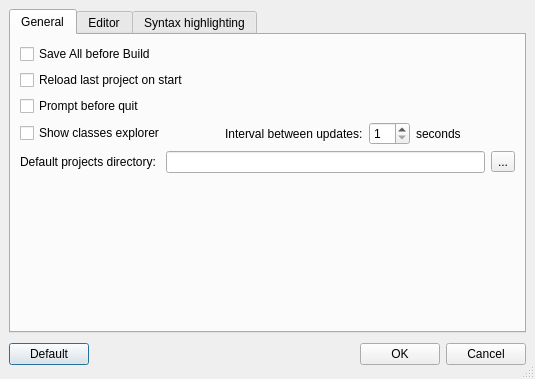
<ui version="4.0" >
 <class>Options</class>
 <widget class="QDialog" name="Options" >
  <property name="geometry" >
   <rect>
    <x>0</x>
    <y>0</y>
    <width>535</width>
    <height>379</height>
   </rect>
  </property>
  <property name="windowTitle" >
   <string>Options</string>
  </property>
  <property name="windowIcon" >
   <iconset resource="../resources/resources.qrc" >:/divers/images/logo.png</iconset>
  </property>
  <property name="sizeGripEnabled" >
   <bool>true</bool>
  </property>
  <layout class="QGridLayout" >
   <property name="margin" >
    <number>9</number>
   </property>
   <property name="spacing" >
    <number>6</number>
   </property>
   <item row="0" column="0" >
    <widget class="QTabWidget" name="tabWidget" >
     <property name="currentIndex" >
      <number>0</number>
     </property>
     <widget class="QWidget" name="tabGeneral" >
      <attribute name="title" >
       <string>General</string>
      </attribute>
      <layout class="QGridLayout" >
       <property name="margin" >
        <number>9</number>
       </property>
       <property name="spacing" >
        <number>6</number>
       </property>
       <item row="0" column="0" >
        <layout class="QVBoxLayout" >
         <property name="margin" >
          <number>0</number>
         </property>
         <property name="spacing" >
          <number>6</number>
         </property>
         <item>
          <widget class="QCheckBox" name="saveAll" >
           <property name="text" >
            <string>Save All before Build</string>
           </property>
           <property name="checked" >
            <bool>false</bool>
           </property>
          </widget>
         </item>
         <item>
          <widget class="QCheckBox" name="restore" >
           <property name="text" >
            <string>Reload last project on start</string>
           </property>
           <property name="checked" >
            <bool>false</bool>
           </property>
          </widget>
         </item>
         <item>
          <widget class="QCheckBox" name="promptBeforeQuit" >
           <property name="text" >
            <string>Prompt before quit</string>
           </property>
          </widget>
         </item>
         <item>
          <layout class="QHBoxLayout" >
           <property name="margin" >
            <number>0</number>
           </property>
           <property name="spacing" >
            <number>6</number>
           </property>
           <item>
            <widget class="QCheckBox" name="showTreeClasses" >
             <property name="text" >
              <string>Show classes explorer</string>
             </property>
            </widget>
           </item>
           <item>
            <spacer>
             <property name="orientation" >
              <enum>Qt::Horizontal</enum>
             </property>
             <property name="sizeHint" >
              <size>
               <width>40</width>
               <height>20</height>
              </size>
             </property>
            </spacer>
           </item>
           <item>
            <widget class="QLabel" name="label_13" >
             <property name="text" >
              <string>Interval between updates:</string>
             </property>
            </widget>
           </item>
           <item>
            <widget class="QSpinBox" name="interval" >
             <property name="minimum" >
              <number>1</number>
             </property>
            </widget>
           </item>
           <item>
            <widget class="QLabel" name="label_14" >
             <property name="text" >
              <string>seconds</string>
             </property>
            </widget>
           </item>
           <item>
            <spacer>
             <property name="orientation" >
              <enum>Qt::Horizontal</enum>
             </property>
             <property name="sizeHint" >
              <size>
               <width>40</width>
               <height>20</height>
              </size>
             </property>
            </spacer>
           </item>
          </layout>
         </item>
         <item>
          <layout class="QHBoxLayout" >
           <property name="margin" >
            <number>0</number>
           </property>
           <property name="spacing" >
            <number>6</number>
           </property>
           <item>
            <widget class="QLabel" name="label_12" >
             <property name="text" >
              <string>Default projects directory: </string>
             </property>
            </widget>
           </item>
           <item>
            <widget class="QLineEdit" name="projectsDirectory" />
           </item>
           <item>
            <widget class="QToolButton" name="chooseProjectsDirectory" >
             <property name="text" >
              <string>...</string>
             </property>
            </widget>
           </item>
          </layout>
         </item>
         <item>
          <spacer>
           <property name="orientation" >
            <enum>Qt::Vertical</enum>
           </property>
           <property name="sizeHint" >
            <size>
             <width>20</width>
             <height>40</height>
            </size>
           </property>
          </spacer>
         </item>
        </layout>
       </item>
      </layout>
     </widget>
     <widget class="QWidget" name="tabEditeur" >
      <attribute name="title" >
       <string>Editor</string>
      </attribute>
      <layout class="QVBoxLayout" >
       <property name="margin" >
        <number>9</number>
       </property>
       <property name="spacing" >
        <number>6</number>
       </property>
       <item>
        <layout class="QHBoxLayout" >
         <property name="margin" >
          <number>0</number>
         </property>
         <property name="spacing" >
          <number>6</number>
         </property>
         <item>
          <layout class="QVBoxLayout" >
           <property name="margin" >
            <number>0</number>
           </property>
           <property name="spacing" >
            <number>6</number>
           </property>
           <item>
            <widget class="QLabel" name="label_11" >
             <property name="text" >
              <string>Font:</string>
             </property>
            </widget>
           </item>
           <item>
            <widget class="QLabel" name="label_2" >
             <property name="text" >
              <string>End of line</string>
             </property>
            </widget>
           </item>
           <item>
            <widget class="QLabel" name="label_3" >
             <property name="text" >
              <string>Tab size</string>
             </property>
            </widget>
           </item>
           <item>
            <widget class="QCheckBox" name="groupHighlightCurrentLine" >
             <property name="text" >
              <string>Current line background</string>
             </property>
            </widget>
           </item>
           <item>
            <widget class="QLabel" name="label" >
             <property name="text" >
              <string>Text background</string>
             </property>
            </widget>
           </item>
          </layout>
         </item>
         <item>
          <layout class="QVBoxLayout" >
           <property name="margin" >
            <number>0</number>
           </property>
           <property name="spacing" >
            <number>6</number>
           </property>
           <item>
            <layout class="QHBoxLayout" >
             <property name="margin" >
              <number>0</number>
             </property>
             <property name="spacing" >
              <number>6</number>
             </property>
             <item>
              <widget class="QComboBox" name="comboFont" />
             </item>
             <item>
              <widget class="QSpinBox" name="fontSize" >
               <property name="sizePolicy" >
                <sizepolicy>
                 <hsizetype>4</hsizetype>
                 <vsizetype>0</vsizetype>
                 <horstretch>0</horstretch>
                 <verstretch>0</verstretch>
                </sizepolicy>
               </property>
              </widget>
             </item>
            </layout>
           </item>
           <item>
            <widget class="QComboBox" name="endLine" >
             <item>
              <property name="text" >
               <string>Default</string>
              </property>
             </item>
             <item>
              <property name="text" >
               <string>Unix</string>
              </property>
             </item>
             <item>
              <property name="text" >
               <string>Dos/Windows</string>
              </property>
             </item>
            </widget>
           </item>
           <item>
            <layout class="QHBoxLayout" >
             <property name="margin" >
              <number>0</number>
             </property>
             <property name="spacing" >
              <number>6</number>
             </property>
             <item>
              <widget class="QSpinBox" name="tabStopWidth" />
             </item>
             <item>
              <widget class="QCheckBox" name="tabSpaces" >
               <property name="text" >
                <string>Replace Tab by spaces</string>
               </property>
              </widget>
             </item>
            </layout>
           </item>
           <item>
            <layout class="QHBoxLayout" >
             <property name="margin" >
              <number>0</number>
             </property>
             <property name="spacing" >
              <number>6</number>
             </property>
             <item>
              <widget class="QToolButton" name="lineColor" >
               <property name="text" >
                <string>...</string>
               </property>
              </widget>
             </item>
             <item>
              <spacer>
               <property name="orientation" >
                <enum>Qt::Horizontal</enum>
               </property>
               <property name="sizeHint" >
                <size>
                 <width>40</width>
                 <height>20</height>
                </size>
               </property>
              </spacer>
             </item>
            </layout>
           </item>
           <item>
            <layout class="QHBoxLayout" >
             <property name="margin" >
              <number>0</number>
             </property>
             <property name="spacing" >
              <number>6</number>
             </property>
             <item>
              <widget class="QToolButton" name="background" >
               <property name="text" >
                <string>...</string>
               </property>
              </widget>
             </item>
             <item>
              <spacer>
               <property name="orientation" >
                <enum>Qt::Horizontal</enum>
               </property>
               <property name="sizeHint" >
                <size>
                 <width>40</width>
                 <height>20</height>
                </size>
               </property>
              </spacer>
             </item>
            </layout>
           </item>
          </layout>
         </item>
        </layout>
       </item>
       <item>
        <widget class="QGroupBox" name="groupBox_6" >
         <property name="title" >
          <string>options</string>
         </property>
         <layout class="QGridLayout" >
          <property name="margin" >
           <number>9</number>
          </property>
          <property name="spacing" >
           <number>6</number>
          </property>
          <item row="0" column="0" >
           <widget class="QCheckBox" name="numbers" >
            <property name="text" >
             <string>Line numbers</string>
            </property>
           </widget>
          </item>
          <item row="2" column="1" >
           <widget class="QCheckBox" name="highlight" >
            <property name="text" >
             <string>Syntax highlighting</string>
            </property>
            <property name="checked" >
             <bool>false</bool>
            </property>
           </widget>
          </item>
          <item row="1" column="1" >
           <widget class="QCheckBox" name="brackets" >
            <property name="text" >
             <string>Auto-Brackets</string>
            </property>
           </widget>
          </item>
          <item row="1" column="0" >
           <widget class="QCheckBox" name="selectionBorder" >
            <property name="text" >
             <string>Selection border</string>
            </property>
           </widget>
          </item>
          <item row="2" column="0" >
           <widget class="QCheckBox" name="completion" >
            <property name="text" >
             <string>Complete Code</string>
            </property>
           </widget>
          </item>
          <item row="0" column="1" >
           <widget class="QCheckBox" name="indent" >
            <property name="text" >
             <string>Autoindent</string>
            </property>
           </widget>
          </item>
         </layout>
        </widget>
       </item>
       <item>
        <spacer>
         <property name="orientation" >
          <enum>Qt::Vertical</enum>
         </property>
         <property name="sizeHint" >
          <size>
           <width>20</width>
           <height>40</height>
          </size>
         </property>
        </spacer>
       </item>
      </layout>
     </widget>
     <widget class="QWidget" name="tab" >
      <attribute name="title" >
       <string>Syntax highlighting</string>
      </attribute>
      <layout class="QGridLayout" >
       <property name="margin" >
        <number>9</number>
       </property>
       <property name="spacing" >
        <number>6</number>
       </property>
       <item row="1" column="1" >
        <spacer>
         <property name="orientation" >
          <enum>Qt::Vertical</enum>
         </property>
         <property name="sizeHint" >
          <size>
           <width>20</width>
           <height>40</height>
          </size>
         </property>
        </spacer>
       </item>
       <item row="0" column="1" >
        <layout class="QHBoxLayout" >
         <property name="margin" >
          <number>0</number>
         </property>
         <property name="spacing" >
          <number>6</number>
         </property>
         <item>
          <layout class="QVBoxLayout" >
           <property name="margin" >
            <number>0</number>
           </property>
           <property name="spacing" >
            <number>6</number>
           </property>
           <item>
            <widget class="QLabel" name="label_9" >
             <property name="text" >
              <string>Function/method names :</string>
             </property>
            </widget>
           </item>
           <item>
            <widget class="QLabel" name="label_4" >
             <property name="text" >
              <string>Preprocessor :</string>
             </property>
            </widget>
           </item>
           <item>
            <widget class="QLabel" name="label_6" >
             <property name="text" >
              <string>Qt words :</string>
             </property>
            </widget>
           </item>
           <item>
            <widget class="QLabel" name="label_10" >
             <property name="text" >
              <string>Keywords :</string>
             </property>
            </widget>
           </item>
           <item>
            <widget class="QLabel" name="label_5" >
             <property name="text" >
              <string>Single comments :</string>
             </property>
            </widget>
           </item>
           <item>
            <widget class="QLabel" name="label_7" >
             <property name="text" >
              <string>Multiline comments :</string>
             </property>
            </widget>
           </item>
           <item>
            <widget class="QLabel" name="label_8" >
             <property name="text" >
              <string>Quotation strings :</string>
             </property>
            </widget>
           </item>
          </layout>
         </item>
         <item>
          <layout class="QVBoxLayout" >
           <property name="margin" >
            <number>0</number>
           </property>
           <property name="spacing" >
            <number>6</number>
           </property>
           <item>
            <widget class="QToolButton" name="methods" >
             <property name="text" >
              <string>...</string>
             </property>
            </widget>
           </item>
           <item>
            <widget class="QToolButton" name="preprocessor" >
             <property name="text" >
              <string>...</string>
             </property>
            </widget>
           </item>
           <item>
            <widget class="QToolButton" name="qtWords" >
             <property name="text" >
              <string>...</string>
             </property>
            </widget>
           </item>
           <item>
            <widget class="QToolButton" name="keywords" >
             <property name="text" >
              <string>...</string>
             </property>
            </widget>
           </item>
           <item>
            <widget class="QToolButton" name="singleComment" >
             <property name="text" >
              <string>...</string>
             </property>
            </widget>
           </item>
           <item>
            <widget class="QToolButton" name="multilinesComment" >
             <property name="text" >
              <string>...</string>
             </property>
            </widget>
           </item>
           <item>
            <widget class="QToolButton" name="quotation" >
             <property name="text" >
              <string>...</string>
             </property>
            </widget>
           </item>
          </layout>
         </item>
        </layout>
       </item>
       <item rowspan="2" row="0" column="0" >
        <widget class="QTextEdit" name="textEdit" >
         <property name="font" >
          <font>
           <family>MS Shell Dlg 2</family>
           <pointsize>9</pointsize>
           <weight>50</weight>
           <italic>false</italic>
           <bold>false</bold>
           <underline>false</underline>
           <strikeout>false</strikeout>
          </font>
         </property>
         <property name="lineWrapMode" >
          <enum>QTextEdit::NoWrap</enum>
         </property>
         <property name="readOnly" >
          <bool>true</bool>
         </property>
         <property name="html" >
          <string>&lt;html>&lt;head>&lt;meta name="qrichtext" content="1" />&lt;style type="text/css">
p, li { white-space: pre-wrap; }
&lt;/style>&lt;/head>&lt;body style=" font-family:'MS Shell Dlg 2'; font-size:9pt; font-weight:400; font-style:normal; text-decoration:none;">
&lt;p style=" margin-top:0px; margin-bottom:0px; margin-left:0px; margin-right:0px; -qt-block-indent:0; text-indent:0px; font-family:'MS'; font-size:8pt;">&lt;span style=" font-size:10pt;">/*&lt;/span>&lt;/p>
&lt;p style=" margin-top:0px; margin-bottom:0px; margin-left:0px; margin-right:0px; -qt-block-indent:0; text-indent:0px; font-family:'MS'; font-size:10pt;">* Multi-lines&lt;/p>
&lt;p style=" margin-top:0px; margin-bottom:0px; margin-left:0px; margin-right:0px; -qt-block-indent:0; text-indent:0px; font-family:'MS'; font-size:10pt;">* comments &lt;/p>
&lt;p style=" margin-top:0px; margin-bottom:0px; margin-left:0px; margin-right:0px; -qt-block-indent:0; text-indent:0px; font-family:'MS'; font-size:10pt;">*/&lt;/p>
&lt;p style="-qt-paragraph-type:empty; margin-top:0px; margin-bottom:0px; margin-left:0px; margin-right:0px; -qt-block-indent:0; text-indent:0px; font-family:'MS'; font-size:10pt;">&lt;/p>
&lt;p style=" margin-top:0px; margin-bottom:0px; margin-left:0px; margin-right:0px; -qt-block-indent:0; text-indent:0px; font-family:'MS'; font-size:10pt;">#include &amp;lt;QApplication&amp;gt;&lt;/p>
&lt;p style=" margin-top:0px; margin-bottom:0px; margin-left:0px; margin-right:0px; -qt-block-indent:0; text-indent:0px; font-family:'MS'; font-size:10pt;">// Single line comments &lt;/p>
&lt;p style=" margin-top:0px; margin-bottom:0px; margin-left:0px; margin-right:0px; -qt-block-indent:0; text-indent:0px; font-family:'MS'; font-size:10pt;">int main(int argc, char *argv[])&lt;/p>
&lt;p style=" margin-top:0px; margin-bottom:0px; margin-left:0px; margin-right:0px; -qt-block-indent:0; text-indent:0px; font-family:'MS'; font-size:10pt;">{&lt;/p>
&lt;p style=" margin-top:0px; margin-bottom:0px; margin-left:0px; margin-right:0px; -qt-block-indent:0; text-indent:0px; font-family:'MS'; font-size:10pt;">       QApplication app(argc, argv);&lt;/p>
&lt;p style=" margin-top:0px; margin-bottom:0px; margin-left:0px; margin-right:0px; -qt-block-indent:0; text-indent:0px; font-family:'MS'; font-size:10pt;">       QString chaine = "between quotations";&lt;/p>
&lt;p style=" margin-top:0px; margin-bottom:0px; margin-left:0px; margin-right:0px; -qt-block-indent:0; text-indent:0px; font-family:'MS'; font-size:10pt;">       QDialog *main = new QDialog;&lt;/p>
&lt;p style=" margin-top:0px; margin-bottom:0px; margin-left:0px; margin-right:0px; -qt-block-indent:0; text-indent:0px; font-family:'MS'; font-size:10pt;">       main-&amp;gt;show();&lt;/p>
&lt;p style=" margin-top:0px; margin-bottom:0px; margin-left:0px; margin-right:0px; -qt-block-indent:0; text-indent:0px; font-family:'MS'; font-size:10pt;">       return app.exec();&lt;/p>
&lt;p style=" margin-top:0px; margin-bottom:0px; margin-left:0px; margin-right:0px; -qt-block-indent:0; text-indent:0px; font-family:'MS'; font-size:10pt;">}&lt;/p>&lt;/body>&lt;/html></string>
         </property>
        </widget>
       </item>
      </layout>
     </widget>
    </widget>
   </item>
   <item row="1" column="0" >
    <layout class="QHBoxLayout" >
     <property name="margin" >
      <number>0</number>
     </property>
     <property name="spacing" >
      <number>6</number>
     </property>
     <item>
      <widget class="QPushButton" name="defaults" >
       <property name="text" >
        <string>Default</string>
       </property>
      </widget>
     </item>
     <item>
      <spacer>
       <property name="orientation" >
        <enum>Qt::Horizontal</enum>
       </property>
       <property name="sizeHint" >
        <size>
         <width>131</width>
         <height>31</height>
        </size>
       </property>
      </spacer>
     </item>
     <item>
      <widget class="QPushButton" name="okButton" >
       <property name="text" >
        <string>OK</string>
       </property>
      </widget>
     </item>
     <item>
      <widget class="QPushButton" name="cancelButton" >
       <property name="text" >
        <string>Cancel</string>
       </property>
      </widget>
     </item>
    </layout>
   </item>
  </layout>
 </widget>
 <resources>
  <include location="../resources/resources.qrc" />
 </resources>
 <connections>
  <connection>
   <sender>okButton</sender>
   <signal>clicked()</signal>
   <receiver>Options</receiver>
   <slot>accept()</slot>
   <hints>
    <hint type="sourcelabel" >
     <x>431</x>
     <y>366</y>
    </hint>
    <hint type="destinationlabel" >
     <x>96</x>
     <y>254</y>
    </hint>
   </hints>
  </connection>
  <connection>
   <sender>cancelButton</sender>
   <signal>clicked()</signal>
   <receiver>Options</receiver>
   <slot>reject()</slot>
   <hints>
    <hint type="sourcelabel" >
     <x>524</x>
     <y>366</y>
    </hint>
    <hint type="destinationlabel" >
     <x>179</x>
     <y>282</y>
    </hint>
   </hints>
  </connection>
  <connection>
   <sender>groupHighlightCurrentLine</sender>
   <signal>toggled(bool)</signal>
   <receiver>lineColor</receiver>
   <slot>setEnabled(bool)</slot>
   <hints>
    <hint type="sourcelabel" >
     <x>80</x>
     <y>156</y>
    </hint>
    <hint type="destinationlabel" >
     <x>199</x>
     <y>150</y>
    </hint>
   </hints>
  </connection>
  <connection>
   <sender>showTreeClasses</sender>
   <signal>toggled(bool)</signal>
   <receiver>interval</receiver>
   <slot>setEnabled(bool)</slot>
   <hints>
    <hint type="sourcelabel" >
     <x>84</x>
     <y>170</y>
    </hint>
    <hint type="destinationlabel" >
     <x>393</x>
     <y>169</y>
    </hint>
   </hints>
  </connection>
 </connections>
</ui>
